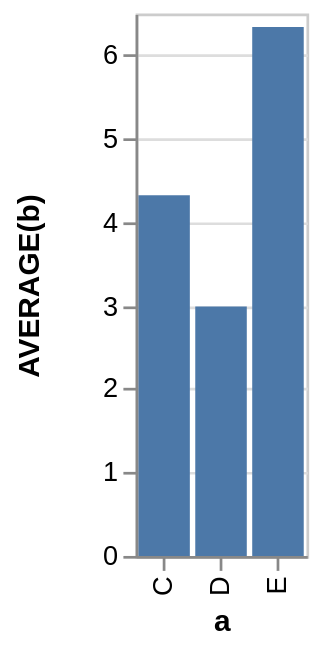

Here is the Vega-Lite specification saved for this chart:
### Vega specification from a JSON file in a GitHub repository (floating-point values rounded to 4 significant figures)
{"$schema": "https://vega.github.io/schema/vega/v3.0.json", "autosize": "pad", "padding": 5, "encode": {"update": {"stroke": {"value": "#ccc"}, "fill": {"value": "transparent"}}}, "data": [{"name": "source_0", "values": [{"a": "C", "b": 2}, {"a": "C", "b": 7}, {"a": "C", "b": 4}, {"a": "D", "b": 1}, {"a": "D", "b": 2}, {"a": "D", "b": 6}, {"a": "E", "b": 8}, {"a": "E", "b": 4}, {"a": "E", "b": 7}]}, {"name": "data_0", "source": "source_0", "transform": [{"type": "formula", "expr": "toNumber(datum[\"b\"])", "as": "b"}, {"type": "aggregate", "groupby": ["a"], "ops": ["average"], "fields": ["b"], "as": ["average_b"]}]}], "signals": [{"name": "x_step", "value": 21}, {"name": "width", "update": "bandspace(domain('x').length, 0.1, 0.05) * x_step"}, {"name": "height", "update": "200"}], "marks": [{"name": "marks", "type": "rect", "role": "bar", "from": {"data": "data_0"}, "encode": {"update": {"x": {"scale": "x", "field": "a"}, "width": {"scale": "x", "band": true}, "y": {"scale": "y", "field": "average_b"}, "y2": {"scale": "y", "value": 0}, "fill": {"value": "#4c78a8"}}}}], "scales": [{"name": "x", "type": "band", "domain": {"data": "data_0", "field": "a", "sort": true}, "range": {"step": {"signal": "x_step"}}, "round": true, "paddingInner": 0.1, "paddingOuter": 0.05}, {"name": "y", "type": "linear", "domain": {"data": "data_0", "field": "average_b"}, "range": [{"signal": "height"}, 0], "round": true, "nice": true, "zero": true}], "axes": [{"scale": "x", "orient": "bottom", "title": "a", "zindex": 1, "encode": {"labels": {"update": {"angle": {"value": 270}, "align": {"value": "right"}, "baseline": {"value": "middle"}}}}}, {"scale": "y", "labelOverlap": true, "orient": "left", "tickCount": {"signal": "ceil(height/40)"}, "title": "AVERAGE(b)", "zindex": 1}, {"scale": "y", "domain": false, "grid": true, "labels": false, "maxExtent": 0, "minExtent": 0, "orient": "left", "tickCount": {"signal": "ceil(height/40)"}, "ticks": false, "zindex": 0, "gridScale": "x"}], "config": {"axis": {"domainColor": "#888", "tickColor": "#888"}, "axisY": {"minExtent": 30}}}
